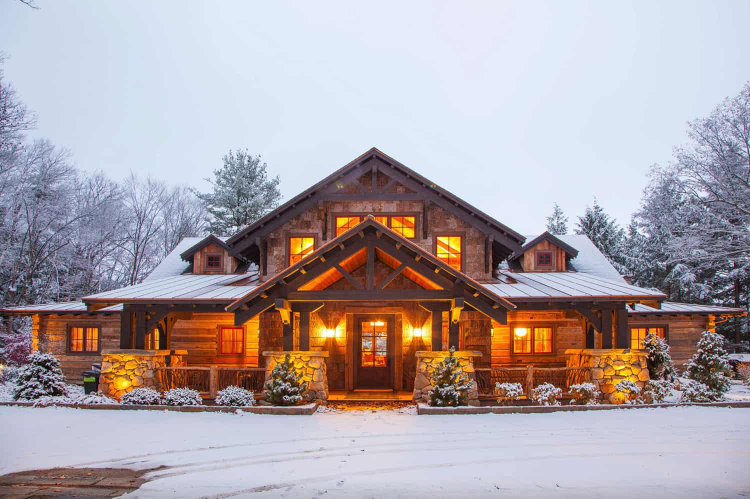
#> input picture Snow_Fall/House.jpg, 1500 x 997 px (shown at 1/2 size)
$ python Snow_Fall.py
#> lines starting #> are read from the running program, lines starting #| are printed output that depends on the picture; after the words box and inside, x2 and y2 are one past the last pixel; in counts of white or black regions, pixels touching at a corner belong together
import cv2
import time
import numpy as np
import imageio

img = cv2.imread("House.jpg")
#> img is the input picture: shape (997, 1500, 3); mean B, G, R 167.1, 162.9, 173.3
img = cv2.cvtColor(img, cv2.COLOR_BGR2GRAY)
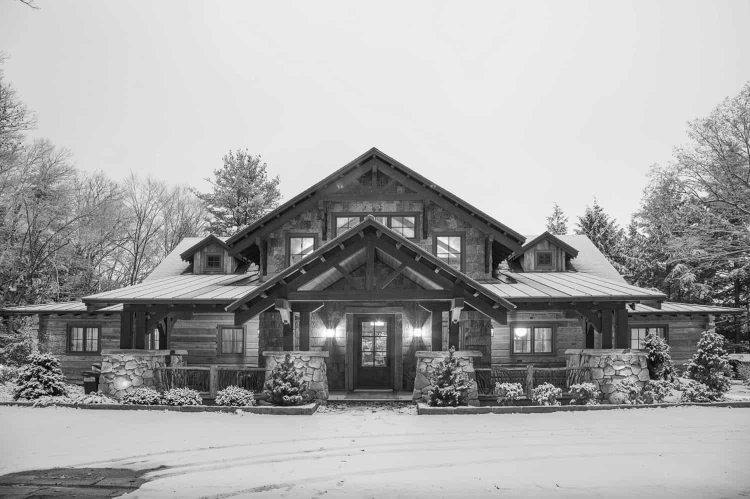
#> img: shape (997, 1500) (shown at 1/2 size); min 0, max 255, mean 166.5
img = cv2.resize(img,(600,400))
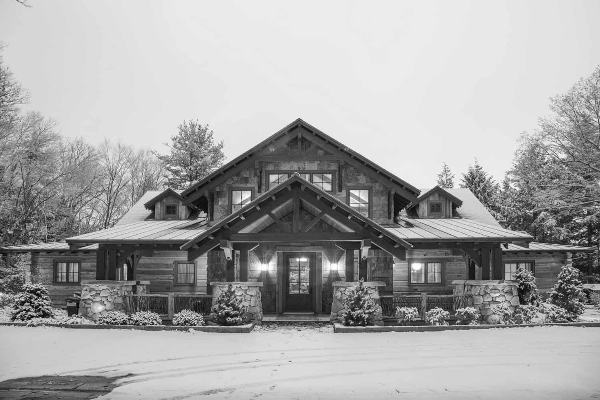
#> img: shape (400, 600); min 2, max 254, mean 166.4
new_img = img.copy()
frames = []
alpha = 0.4

while True:
    for i in range(500):
        x = np.random.randint(0, 600)
        y = np.random.randint(0, 400)
        dst = cv2.circle(img, (x,y), 1, (255,255,255), -1)

        image_new = cv2.addWeighted(new_img, alpha, dst, 1 - alpha, 0)
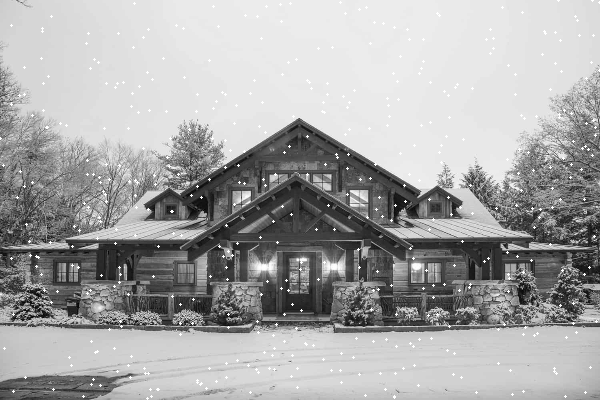
#> img: shape (400, 600); 1.03% of pixels changed, all inside (x1, y1, x2, y2) = (0, 0, 600, 400)

    img = cv2.imread("House.jpg")
    img = cv2.cvtColor(img, cv2.COLOR_BGR2GRAY)
    img = cv2.resize(img,(600,400))
    frames.append(image_new)


    time.sleep(0.01)
    cv2.imshow("Snow_Fall", image_new)
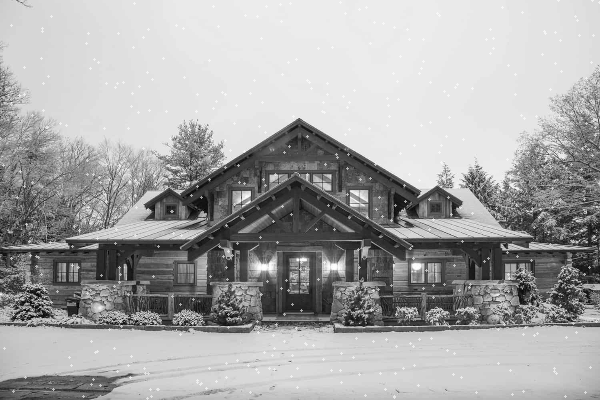
#> window 'Snow_Fall': shape (400, 600); min 2, max 255, mean 167
    if cv2.waitKey(25) & 0xff == ord("q"):
#> (key q is pressed here)
        break

imageio.mimsave('Winter-House.gif', frames)
